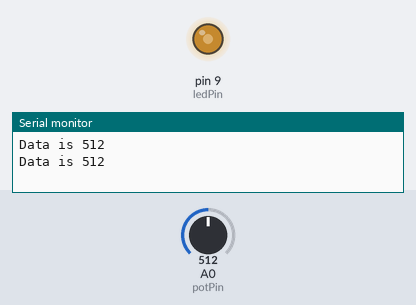
This sketch was run on a simulated Arduino Uno, built with avr-gcc and run on an emulated ATmega328P. Shown: output pins drawn as LEDs (lit = HIGH), the last lines printed to the serial monitor. Inputs (shaded band) come from the test bench; at power-on: A0 (potPin) = 512.

Above: at 1.8 s.
1.9 s: A0 (potPin) set to 716
At 3.2 s:
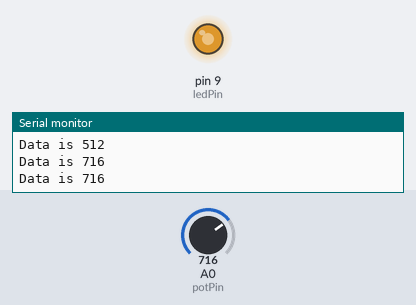
3.5 s: A0 (potPin) set to 900
At 4.8 s:
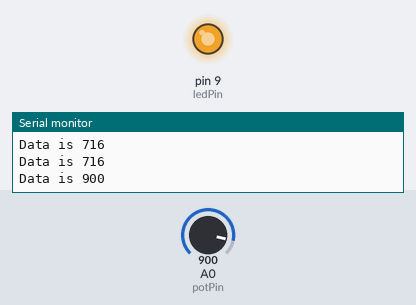
5.5 s: A0 (potPin) set to 122
At 6.4 s:
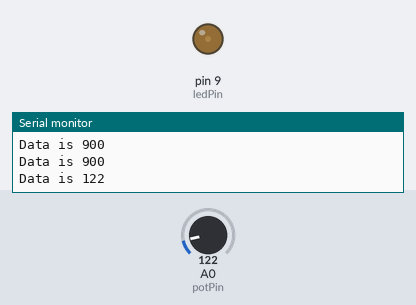
7.5 s: A0 (potPin) set to 0
At 9.1 s:
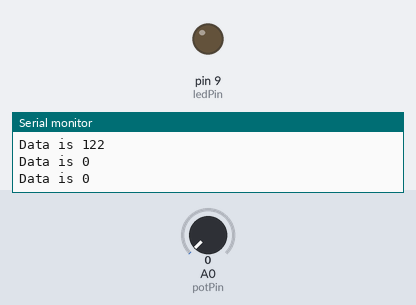
9.5 s: A0 (potPin) set to 511
At 10.6 s:
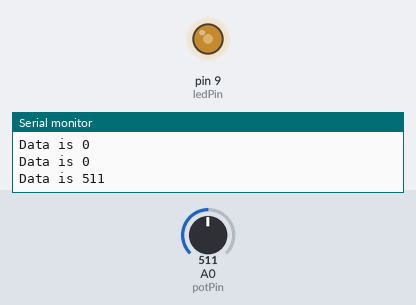
Timing chart, 0 to 12.5 s (numbered marks = the images above; inputs shaded):
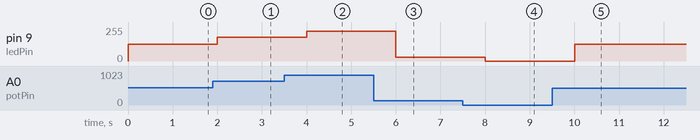

Measured:
- after the input at 1.9 s, pin 9 (ledPin): 127/255 → 178/255 after 0.10 s
- after the input at 3.5 s, pin 9 (ledPin): 178/255 → 224/255 after 0.50 s
- after the input at 5.5 s, pin 9 (ledPin): 224/255 → 30/255 after 0.50 s
- after the input at 7.5 s, pin 9 (ledPin): 30/255 → 0/255 after 0.50 s
- after the input at 9.5 s, pin 9 (ledPin): 0/255 → 127/255 after 0.50 s

The sketch:

Task1-1.ino
```cpp
int potPin = A0;
int ledPin = 9;
void setup() {
  pinMode(ledPin, OUTPUT);
  Serial.begin(9600);
}
void loop() {
  int analogValue = analogRead(potPin);
  int brightness = map(analogValue, 0, 1023, 0, 255);
  analogWrite(ledPin, brightness);
  Serial.print("Data is ");
  Serial.println(analogValue);
  delay(1000);
}
```
